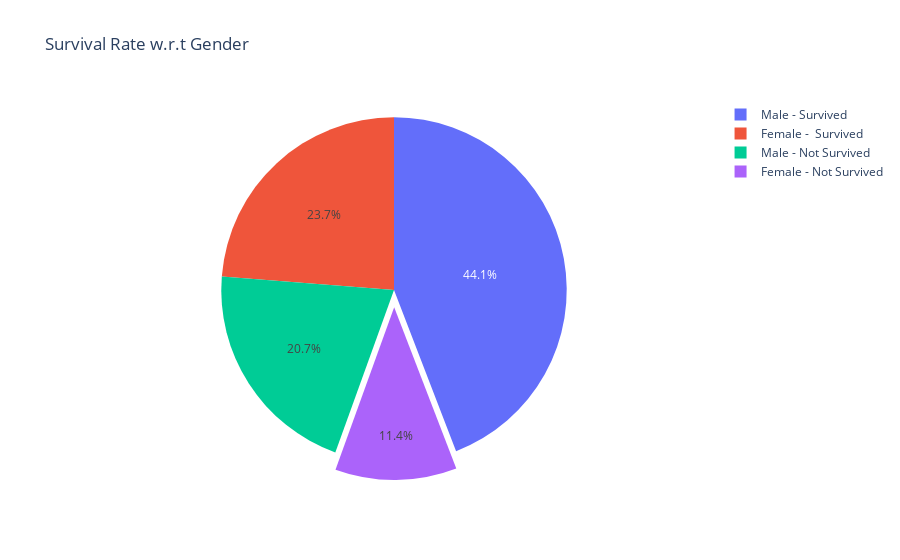

Notebook source saved alongside this figure:
### Code cell
# pie chart
labels = ['Male - Survived','Male - Not Survived', "Female -  Survived", "Female - Not Survived"]
values = [len(male_survived),len(male_not_survived), len(female_survived),len(female_not_urvived)]

pie = go.Figure(data=[go.Pie(labels=labels, values=values, pull=[0, 0, 0, 0.1])])
pie.update_layout(title_text="Survival Rate w.r.t Gender")

# show the interactive view
pie.show()

utils.InsertChartSeparator()

# export to a png rendered format of the chart
pie.show("png")

### Figure 1 — Plotly figure (JSON) as saved in the notebook; plotly's stock layout.template omitted (floating-point values rounded to 4 significant figures)
{"data": [{"labels": ["Male - Survived", "Male - Not Survived", "Female -  Survived", "Female - Not Survived"], "pull": [0, 0, 0, 0.1], "type": "pie", "values": [132, 62, 71, 34]}], "layout": {"title": {"text": "Survival Rate w.r.t Gender"}}}
